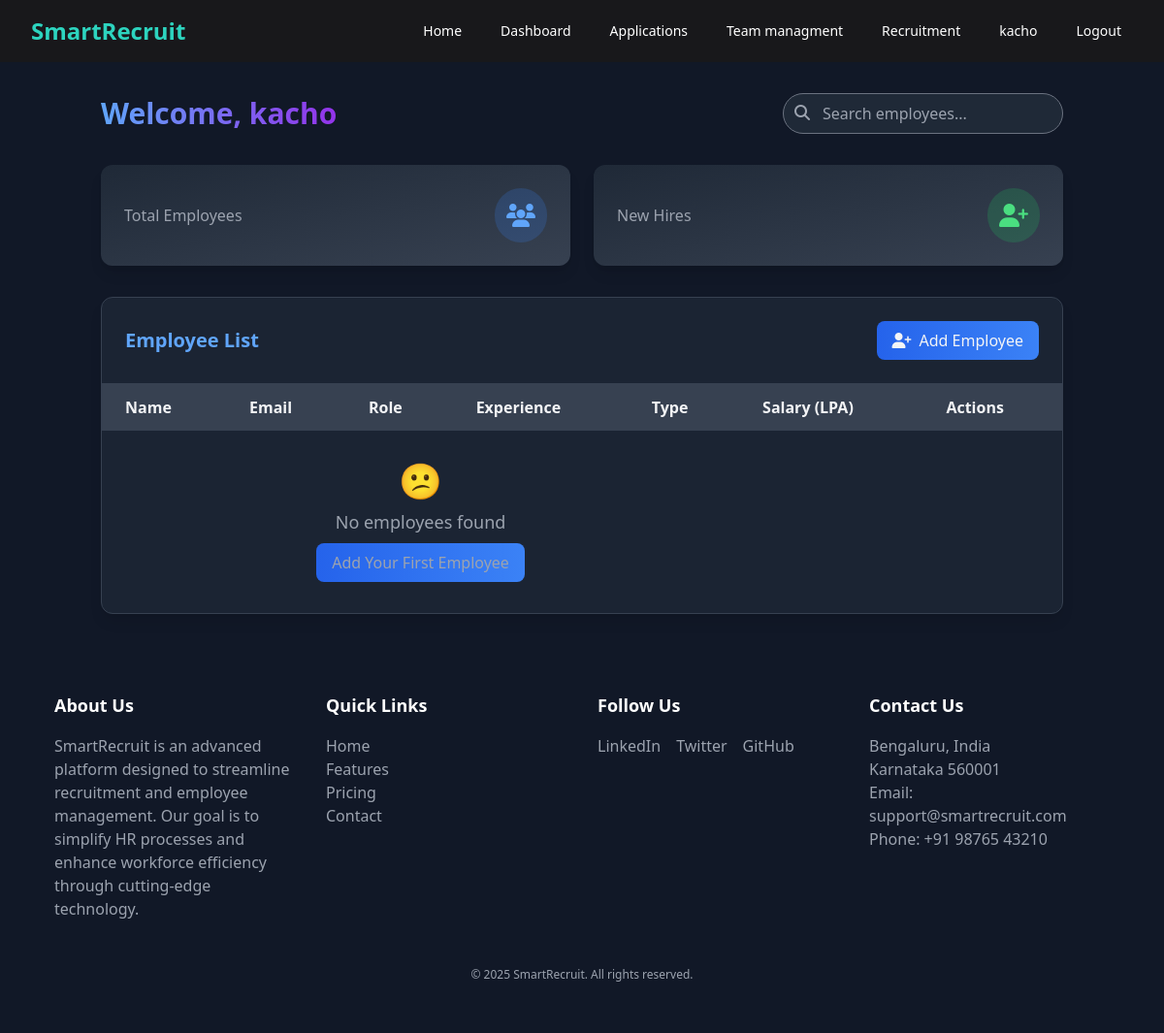
The app's page /manager/employees/ (signed in), older data.
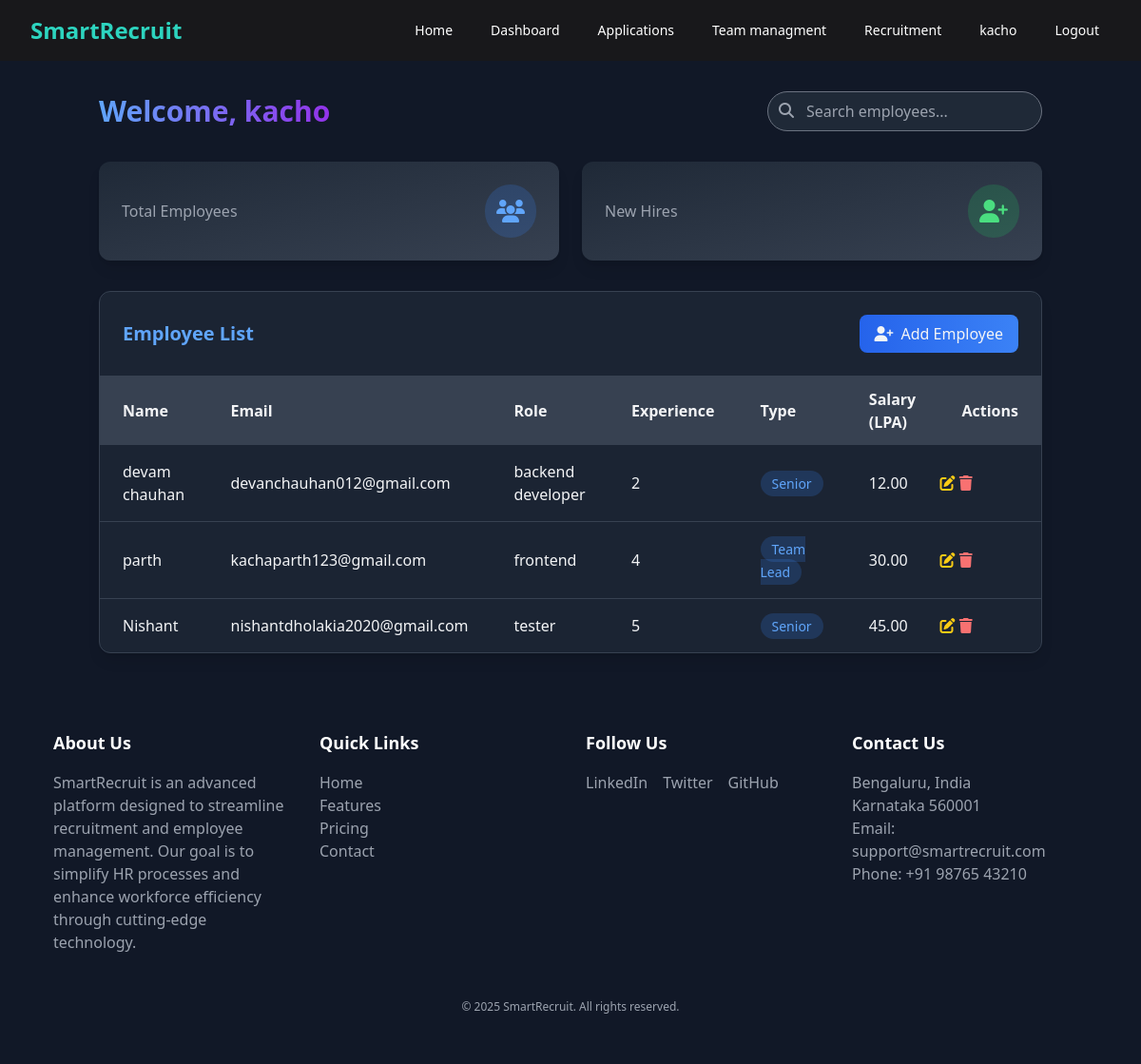
The same page, newer data.
### manager/models.py (models this page shows)
class EmployeeModel(models.Model):
    EMPLOYEE_TYPES = (
        ('FR', 'Fresher'),
        ('JR', 'Junior'),
        ('SR', 'Senior'),
        ('TL', 'Team Lead'),
        ('MGR', 'Manager'),
    )
    manager = models.ForeignKey(Manager, on_delete=models.CASCADE, related_name="employee_manager")
    profile = models.OneToOneField("employee.Profile", on_delete=models.CASCADE, related_name="employee_profile", blank=True, null=True)  # ✅ String reference
    role=models.CharField(max_length=100,null=True,blank=True)
    experience = models.PositiveIntegerField(help_text="Years of experience")
    employee_type = models.CharField(max_length=3, choices=EMPLOYEE_TYPES)
    salary_lpa = models.DecimalField(max_digits=5, decimal_places=2, verbose_name="Salary (LPA)")
    is_accepted = models.BooleanField(default=False)
    created_at = models.DateTimeField(auto_now_add=True)
    updated_at = models.DateTimeField(auto_now=True)
    def __str__(self):
        return f"{self.manager} - {self.employee_type}"

### employee/models.py (models this page shows, shortened)
class Profile(models.Model):
    user = models.OneToOneField(CustomUser, on_delete=models.CASCADE, related_name="user_id", blank=True , null = True)
    profile_pic = models.ImageField(upload_to='media/profile_pics/', blank=True, null=True)
    name = models.CharField(max_length=255)
    email = models.EmailField(unique=True)
    phone = models.CharField(max_length=20)
    main_interest = models.CharField(max_length=255, blank=True, null=True)
    cpi = models.FloatField(blank=True, null=True)
    university = models.CharField(max_length=255, blank=True, null=True)
    skills_required = models.JSONField(default=list,validators=[validate_non_empty_list])
    experience = models.IntegerField(blank=True,null=True)
    resume = models.FileField(upload_to='media/resumes/', blank=False)
    jobsApplied = models.ManyToManyField('manager.RecruitmentModel', related_name="formsApplied", blank=True)

### manager/views.py (the view)
# urls.py: path('employees/',views.manager_dashboard, name="manager_dashboard"),
@login_required
def manager_dashboard(request):
    candiadtes = CandidateApplicationModel.objects.filter(status='ACCEPTED')
    employees = EmployeeModel.objects.all()
    print(employees, candiadtes)
    non_selected_candidates = []
    emails = set()
    for employee in employees:
       emails.add(employee.profile.email)
    for candidate in candiadtes:
       if candidate.profile.email not in emails:
          non_selected_candidates.append(candidate)
    print(non_selected_candidates)
    return render(request, 'manager/ManagerDashboard.html', {
       'employees' : employees,
       'candidates' : non_selected_candidates
    })

### employee/models.py (called while the page is built)
    def __str__(self):
        return self.user.username + " " + self.recruitment.job_details

### myadmin/models.py (called while the page is built)
    def __str__(self):
        return str(self.id) + ' ' + self.name

### templates/manager/ManagerDashboard.html (shortened to what the changed rows need)
{% extends 'index.html' %}
{% load static %}
{% block content %}
  <div class="main flex flex-col min-h-screen bg-gray-900 text-gray-100">
    <div class="container mx-auto px-4 py-8 flex-1 flex flex-col">
      <div class="space-y-8 flex-1">
        <div class="flex justify-between items-center">
          <h1 class="text-3xl font-bold text-transparent bg-clip-text bg-gradient-to-r from-blue-400 to-purple-600">Welcome, {{ user.username }}</h1>
        </div>
        <div class="bg-gray-800/80 backdrop-blur-sm rounded-xl shadow-lg border border-gray-700 overflow-hidden">
          <div class="p-6 flex justify-between items-center border-b border-gray-700">
            <h2 class="text-xl font-bold text-blue-400">Employee List</h2>
          </div>
          <div class="overflow-x-auto">
            <table class="w-full">
              <thead class="bg-gray-700">
                <tr>
                  <th class="px-6 py-3 text-left">Name</th>
                  <th class="px-6 py-3 text-left">Email</th>
                  <th class="px-6 py-3 text-left">Role</th>
                  <th class="px-6 py-3 text-left">Experience</th>
                  <th class="px-6 py-3 text-left">Type</th>
                  <th class="px-6 py-3 text-left">Salary (LPA)</th>
                  <th class="px-6 py-3 text-left">Actions</th>
                </tr>
              </thead>
              <tbody class="divide-y divide-gray-700">
                {% if employees %}
                  {% for employee in employees %}
                    <tr class="hover:bg-gray-700/50 transition-colors">
                      <td class="px-6 py-4">{{ employee.profile.name }}</td>
                      <td class="px-6 py-4">{{ employee.profile.email }}</td>
                      <td class="px-6 py-4">{{ employee.role }}</td>
                      <td class="px-6 py-4">{{ employee.experience }}</td>
                      <td class="px-6 py-4">
                        <span class="bg-blue-500/20 text-blue-400 px-3 py-1 rounded-full text-sm">{{ employee.get_employee_type_display }}</span>
                      </td>
                      <td class="px-6 py-4">{{ employee.salary_lpa }}</td>
                      <td>
                        <button onclick="openEditModal('{{ employee.id }}')" class="text-yellow-400 hover:text-yellow-300 transition-colors"><i class="fas fa-edit"></i></button>
                        <button onclick="confirmDelete('{{ employee.id }}')" class="text-red-400 hover:text-red-300 transition-colors"><i class="fas fa-trash"></i></button>
                      </td>
                    </tr>
                  {% endfor %}
                {% else %}
                  <tr>
                    <td colspan="5" class="px-6 py-8 text-center text-gray-400">
                      <div class="flex flex-col items-center justify-center space-y-2">
                        <span class="text-4xl">😕</span>
                        <p class="text-lg">No employees found</p>
                        <button onclick="toggleModal('profileSelectionModal')" class="mt-4 bg-gradient-to-r from-blue-600 to-blue-500 hover:from-blue-500 hover:to-blue-400 px-4 py-2 rounded-lg transition-all">Add Your First Employee</button>
                      </div>
                    </td>
                  </tr>
                {% endif %}
              </tbody>
            </table>
          </div>
        </div>
      </div>
    </div>
    <div class="z-[9] relative">
      {% include 'include/footer.html' %}
    </div>
  </div>
{% endblock %}

Row changes from the older to the newer data that the page shows:
added EmployeeModel: profile.name "devam chauhan", profile.email "devanchauhan012@gmail.com", role "backend developer", experience "2", employee_type "Senior", salary_lpa "12.00"
added EmployeeModel: profile.name "parth", profile.email "kachaparth123@gmail.com", role "frontend", experience "4", employee_type "Team Lead", salary_lpa "30.00"
added EmployeeModel: profile.name "Nishant", profile.email "nishantdholakia2020@gmail.com", role "tester", experience "5", employee_type "Senior", salary_lpa "45.00"
Text that changed along with them:
text no longer shown: "😕 No employees found Add Your First Employee"
